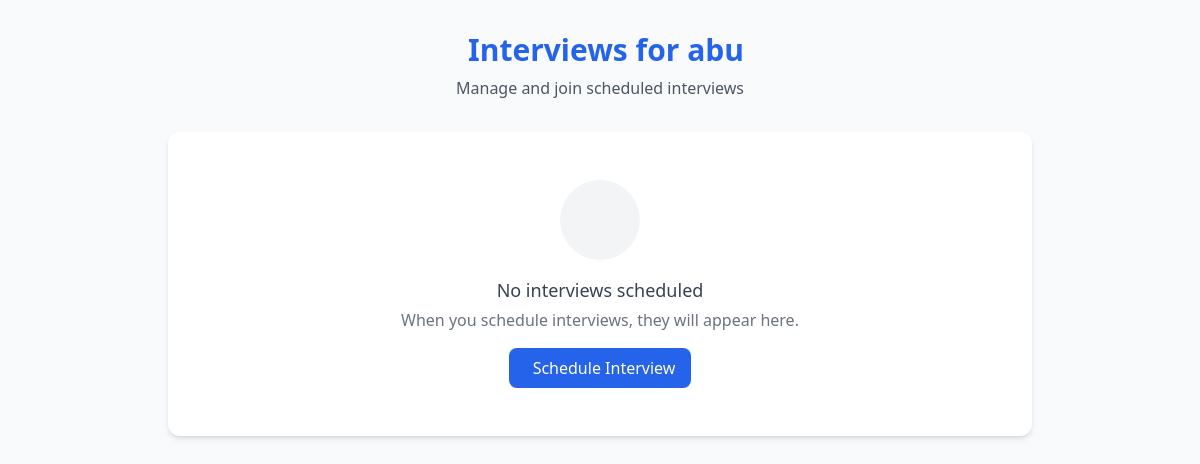
The page /interviews/interviews/2/ on the database as committed earlier.
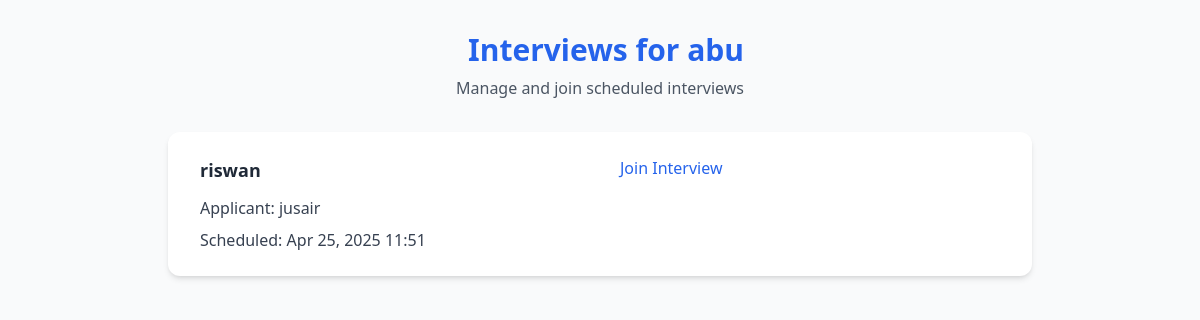
The same page on the database as committed later.
### interviews/models.py (models this page shows)
class Interview(models.Model):
    job_application = models.ForeignKey(JobApplication, on_delete=models.CASCADE, related_name='interviews')
    scheduled_time = models.DateTimeField()
    interview_link = models.URLField()

### jobs/models.py (models this page shows, shortened)
class JobApplication(models.Model):
    job = models.ForeignKey(JobPosting, on_delete=models.CASCADE, related_name='applications')
    applicant = models.ForeignKey(User, on_delete=models.CASCADE, related_name='applications')
    applied_on = models.DateTimeField(auto_now_add=True)
    status = models.CharField(max_length=50, choices=[
        ('pending', 'Pending'),
        ('accepted', 'Accepted'),
        ('rejected', 'Rejected'),
        ('interview_scheduled', 'Interview Scheduled'),
        ('offer_made', 'Offer Made'),
    ])
    cv = models.FileField(upload_to='cvs/', blank=True, null=True)

class JobPosting(models.Model):
    organization = models.ForeignKey(Organization, on_delete=models.CASCADE, related_name='job_postings')
    title = models.CharField(max_length=255)
    description = models.TextField()
    required_qualifications = models.TextField()
    required_skills = models.ManyToManyField(Skill, blank=True)  # Use the same Skill model
    location = models.CharField(max_length=100)
    posted_on = models.DateTimeField(auto_now_add=True)
    application_deadline = models.DateTimeField()
    job_post_image = models.ImageField(upload_to='job_images/', blank=True, null=True)
    posted_by = models.ForeignKey(User,on_delete=models.SET_NULL,null=True,related_name='posted_jobs')

### interviews/views.py (the view)
# urls.py: path('interviews/<int:org_id>/', interview_list, name='interview_list'),
def interview_list(request, org_id):
    organization = get_object_or_404(Organization, id=org_id)  # Get organization
    job_posts = JobPosting.objects.filter(organization=organization)  # Get job posts of this organization
    interviews = Interview.objects.filter(job_application__job__in=job_posts)  # Filter interviews via job application
    context = {
        'organization': organization,
        'interviews': interviews,
    }
    return render(request, 'interviews/interview_list.html', context)

### interviews/templates/interviews/interview_list.html (shortened to what this page needs)
<!DOCTYPE html>
<html lang="en">
<head>
    <script src="https://cdn.tailwindcss.com"></script>
    <link href="https://cdn.jsdelivr.net/npm/remixicon@3.5.0/fonts/remixicon.css" rel="stylesheet">
</head>
<body class="bg-gray-50 min-h-screen">
    <div class="max-w-4xl mx-auto px-4 py-8">
        <div class="text-center mb-8">
            <h1 class="text-3xl font-bold text-blue-600 mb-2 flex items-center justify-center">
                Interviews for {{ organization.name }}
            </h1>
            <p class="text-gray-600">Manage and join scheduled interviews</p>
        </div>
        <div class="bg-white rounded-xl shadow-md overflow-hidden">
            {% if interviews %}
            <ul class="divide-y divide-gray-200">
                {% for interview in interviews %}
                <li class="p-6 hover:bg-gray-50 transition-colors duration-150">
                    <div class="grid grid-cols-1 md:grid-cols-2 gap-6">
                        <div>
                            <div class="flex items-center mb-3">
                                <h3 class="font-semibold text-lg text-gray-800">
                                    {{ interview.job_application.job.title }}
                                </h3>
                            </div>
                            <div class="space-y-2">
                                <div class="flex items-center">
                                    <span class="text-gray-700">
                                        <span class="font-medium">Applicant:</span>
                                        {{ interview.job_application.applicant.username }}
                                    </span>
                                </div>
                                <div class="flex items-center">
                                    <span class="text-gray-700">
                                        <span class="font-medium">Scheduled:</span>
                                        {{ interview.scheduled_time|date:"M d, Y H:i" }}
                                    </span>
                                </div>
                            </div>
                        </div>
                        <div class="flex flex-col justify-between">
                            <div class="flex items-center mb-4">
                                <a href="{{ interview.interview_link }}" target="_blank"
                                   class="text-blue-600 hover:text-blue-800 hover:underline flex items-center">
                                    Join Interview
                                </a>
                            </div>
                        </div>
                    </div>
                </li>
                {% endfor %}
            </ul>
            {% else %}
            <div class="text-center py-12">
                <div class="mx-auto w-20 h-20 bg-gray-100 rounded-full flex items-center justify-center mb-4">
                </div>
                <h3 class="text-lg font-medium text-gray-700 mb-1">No interviews scheduled</h3>
                <p class="text-gray-500">When you schedule interviews, they will appear here.</p>
                <a href="#" class="mt-4 inline-flex items-center px-4 py-2 bg-blue-600 text-white rounded-lg hover:bg-blue-700 transition-colors">
                     Schedule Interview
                </a>
            </div>
            {% endif %}
        </div>
    </div>
</body>
</html>

Rows that differ between the two databases and show on the page:
added Interview: job_application.job "riswan", job_application.applicant.username "jusair", scheduled_time "Apr 25, 2025 11:51"
Other text that changed with them:
text no longer shown: "No interviews scheduled When you schedule interviews, they will appear here. Schedule Interview"
